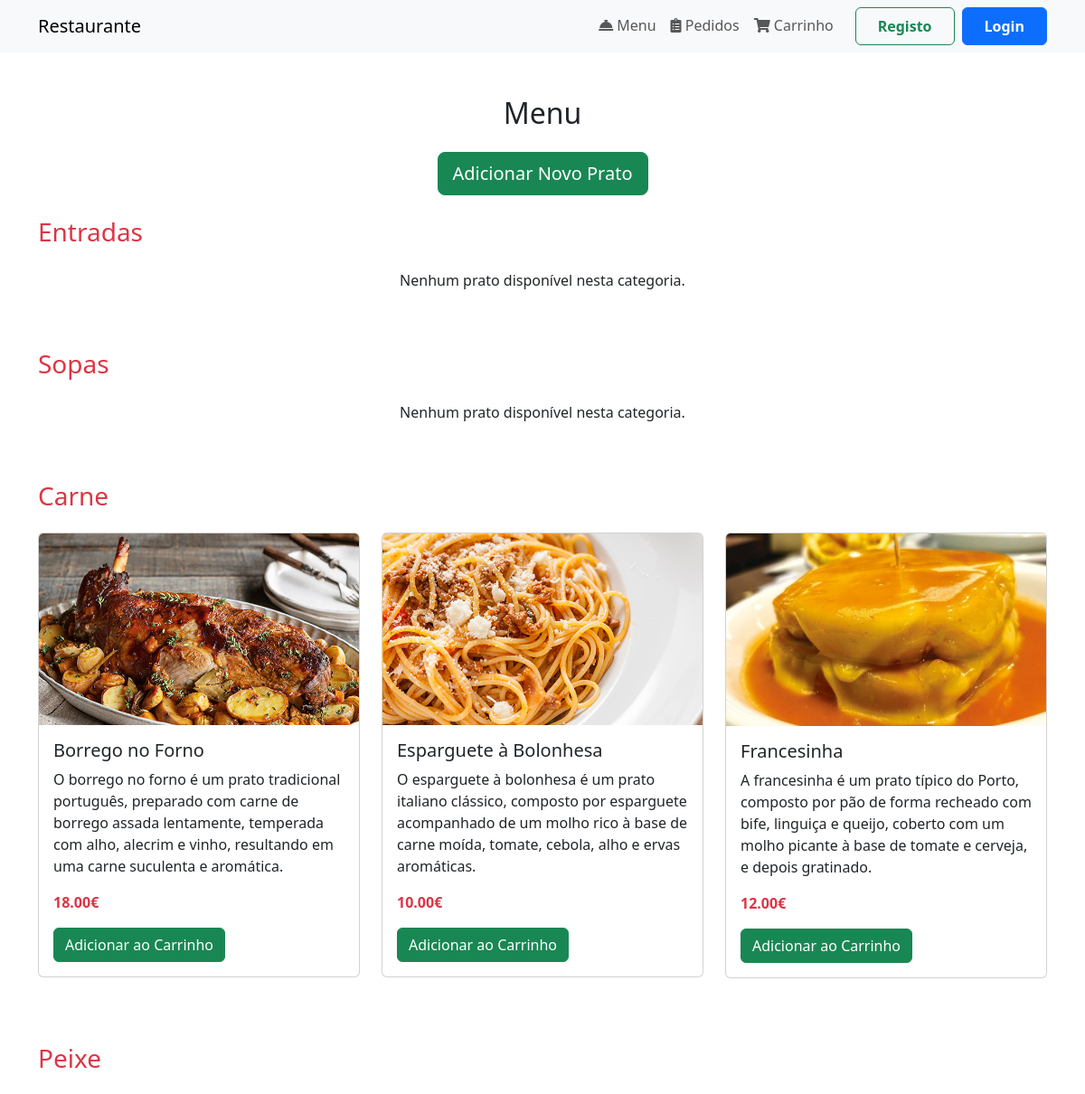
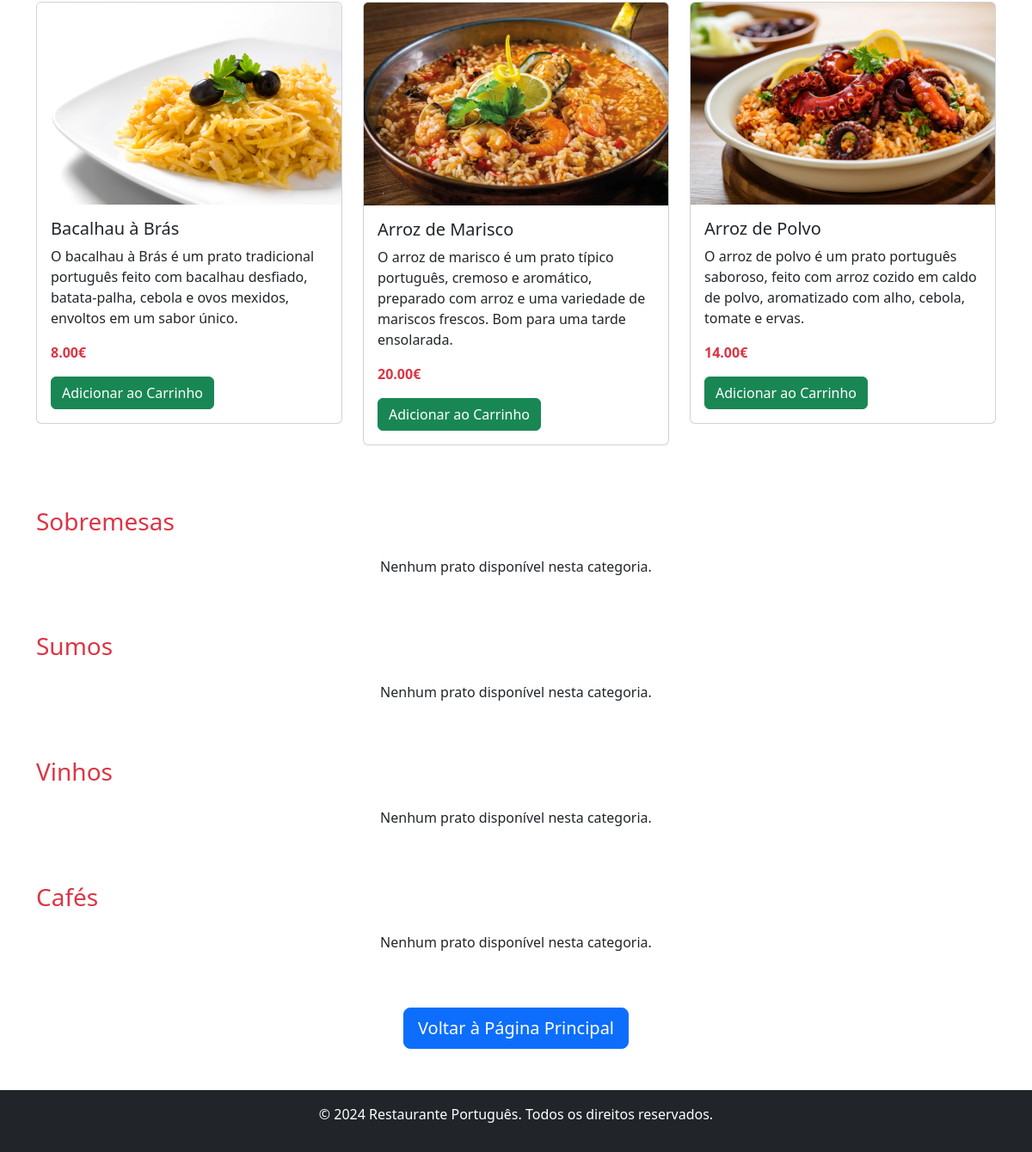
The app's page /menu/ with its own data (2 pictures, top to bottom).
### menu/models.py (models this page shows)
class Prato(models.Model):
    nome = models.CharField(max_length=100)
    descricao = models.TextField()
    preco = models.DecimalField(max_digits=6, decimal_places=2)
    imagem = models.ImageField(upload_to='media/')
    categoria = models.CharField(
        max_length=50,
        choices=[
            ('Entradas', 'Entradas'),
            ('Sopas', 'Sopas'),
            ('Carne', 'Pratos de Carne'),
            ('Peixe', 'Pratos de Peixe'),
            ('Sobremesas', 'Sobremesas'),
            ('Sumos', 'Sumos'),
            ('Vinhos', 'Vinhos'),
            ('Cafés', 'Cafés'),
        ]
    )
    def __str__(self):
        return self.nome

### menu/views.py (the view)
# urls.py: path('menu/', include('menu.urls')),
def menu(request):
    categorias = [
        'Entradas', 'Sopas', 'Carne', 'Peixe',
        'Sobremesas', 'Sumos', 'Vinhos', 'Cafés'
    ]
    pratos_por_categoria = {}
    for categoria in categorias:
        pratos = Prato.objects.filter(categoria=categoria)
        pratos_por_categoria[categoria] = pratos
    is_gerente = request.user.groups.filter(name='Gerente').exists()
    print(pratos_por_categoria)
    return render(request, 'menu.html', {
        'pratos_por_categoria': pratos_por_categoria,
        'is_gerente': is_gerente
    })

### menu/templates/menu.html (shortened to what this page needs)
{% extends 'base.html' %}
{% block content %}
<main class="container my-5">
    <h2 class="text-center mb-4">Menu</h2>
    <div class="text-center mb-4">
        <a href="{% url 'adicionar_prato' %}" class="btn btn-success btn-lg">
            Adicionar Novo Prato
        </a>
    </div>
    {% for categoria, pratos in pratos_por_categoria.items %}
    <section class="mb-5">
        <h3 class="text-danger mb-4">{{ categoria }}</h3>
        <div class="row">
            {% for prato in pratos %}
            <div class="col-md-4 mb-4">
                <div class="card">
                    <img src="{{ prato.imagem.url }}" class="card-img-top" alt="{{ prato.nome }}">
                    <div class="card-body">
                        <h5 class="card-title">{{ prato.nome }}</h5>
                        <p class="card-text">{{ prato.descricao }}</p>
                        <p class="text-danger fw-bold">{{ prato.preco }}€</p>
                        {% include 'menu_actions.html' with prato=prato %}
                    </div>
                </div>
            </div>
            {% empty %}
            <p class="text-center">Nenhum prato disponível nesta categoria.</p>
            {% endfor %}
        </div>
    </section>
    {% endfor %}
    <div class="text-center mt-5">
        <a href="/" class="btn btn-primary btn-lg">
            Voltar à Página Principal
        </a>
    </div>
</main>
{% endblock %}

### templates/base.html (shortened to what this page needs)
<!DOCTYPE html>
<html lang="pt">
<head>
    <link href="https://cdn.jsdelivr.net/npm/bootstrap@5.3.3/dist/css/bootstrap.min.css" rel="stylesheet">
    <link href="https://cdnjs.cloudflare.com/ajax/libs/font-awesome/5.15.4/css/all.min.css" rel="stylesheet">
</head>
<body>
    <nav class="navbar navbar-expand-lg navbar-light bg-light">
        <div class="container">
            <a class="navbar-brand" href="{% url 'homepage' %}">Restaurante</a>
            <div class="collapse navbar-collapse" id="navbarNav">
                <ul class="navbar-nav ms-auto">
                    <li class="nav-item">
                        <a class="nav-link" href="{% url 'menu' %}">
                            <i class="fas fa-concierge-bell"></i> Menu
                        </a>
                    </li>
                    <li class="nav-item">
                        <a class="nav-link" href="{% url 'orders' %}">
                            <i class="fas fa-clipboard-list"></i> Pedidos
                        </a>
                    </li>
                    <li class="nav-item">
                        <a class="nav-link" href="{% url 'visualizar_carrinho' %}">
                            <i class="fas fa-shopping-cart"></i> Carrinho
                        </a>
                    </li>
                    {% if user.is_authenticated %}
                        <li class="nav-item dropdown">
                            <a class="nav-link dropdown-toggle" href="#" id="userDropdown" role="button" data-bs-toggle="dropdown" aria-expanded="false">
                                {{ user.username }}
                            </a>
                            <ul class="dropdown-menu dropdown-menu-end" aria-labelledby="userDropdown">
                                <li><a class="dropdown-item" href="{% url 'user_profile' %}">Minha Conta</a></li>
                                <li><a class="dropdown-item" href="#" onclick="confirmLogout()">Logout</a></li>
                            </ul>
                        </li>
                    {% else %}
                        <li class="nav-item"><a class="btn btn-outline-success ms-3 px-4 py-2 fw-bold" href="{% url 'registo' %}" role="button">Registo</a></li>
                        <li class="nav-item"><a class="btn btn-primary ms-2 px-4 py-2 fw-bold" href="{% url 'login' %}" role="button">Login</a></li>
                    {% endif %}
                </ul>
            </div>
        </div>
    </nav>
    <main>
        {% block content %}
        {% endblock %}
    </main>
    <footer class="bg-dark text-white text-center py-3 mt-auto">
        <p>&copy; 2024 Restaurante Português. Todos os direitos reservados.</p>
    </footer>
</body>
</html>

### menu/templates/menu_actions.html (shortened to what this page needs)
<a href="{% url 'adicionar_ao_carrinho' prato.id %}" class="btn btn-success">Adicionar ao Carrinho</a>

### templates/base.html (style rules this page uses)
body { display: flex; flex-direction: column; min-height: 100vh; }
main { flex: 1; }

### records on screen
Prato: imagem (picture), nome "Borrego no Forno", descricao "O borrego no forno é um prato tradicional português, preparado com carne de borrego assada lentamente, temperada com alho, alecrim e vinho, resultando em uma carne suculenta e aromática.", preco "18.00"
Prato: imagem (picture), nome "Esparguete à Bolonhesa", descricao "O esparguete à bolonhesa é um prato italiano clássico, composto por esparguete acompanhado de um molho rico à base de carne moída, tomate, cebola, alho e ervas aromáticas.", preco "10.00"
Prato: imagem (picture), nome "Francesinha", descricao "A francesinha é um prato típico do Porto, composto por pão de forma recheado com bife, linguiça e queijo, coberto com um molho picante à base de tomate e cerveja, e depois gratinado.", preco "12.00"
Prato: imagem (picture), nome "Bacalhau à Brás", descricao "O bacalhau à Brás é um prato tradicional português feito com bacalhau desfiado, batata-palha, cebola e ovos mexidos, envoltos em um sabor único.", preco "8.00"
Prato: imagem (picture), nome "Arroz de Marisco", descricao "O arroz de marisco é um prato típico português, cremoso e aromático, preparado com arroz e uma variedade de mariscos frescos. Bom para uma tarde ensolarada.", preco "20.00"
Prato: imagem (picture), nome "Arroz de Polvo", descricao "O arroz de polvo é um prato português saboroso, feito com arroz cozido em caldo de polvo, aromatizado com alho, cebola, tomate e ervas.", preco "14.00"

### other values on screen
{{ categoria }} "Entradas" "Sopas" "Carne" "Peixe" "Sobremesas" "Sumos" "Vinhos" "Cafés"
